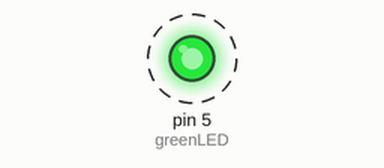
The sketch below on a simulated Arduino Uno, built with avr-gcc and run on an emulated ATmega328P. Shown: output pins drawn as LEDs (lit = HIGH). Dashed ring = blinking.

Above: at 0.2 s.
Timing chart, 0 to 3.0 s (numbered marks = the images above):
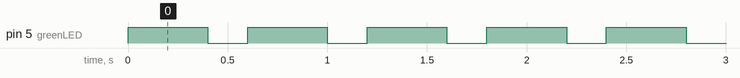

The sketch:

greenBlink.ino
```cpp
// To make the LED blink, we move the digitalWrite commands from the setup to the loop function.
const int greenLED =  5;
const int GND = 2;

void setup() {
  //this tells the arduino that the pins are outputs (not analog or digital inputs)
  pinMode (GND, OUTPUT);
  pinMode (greenLED, OUTPUT);

  //this tells the arduino what state (high or 1, low or 0) to put the pins in
  digitalWrite(GND, 0);
}

void loop() {
  digitalWrite(greenLED, 1); //turns on the LED
  delay (400); // stops code at this point for a time
  digitalWrite(greenLED, 0); //turns off the LED
  delay (200); // stops code at this point for a time
}
```

Measured:
- by itself, pin 5 (greenLED): alternates HIGH for 0.40 s and LOW for 0.20 s
